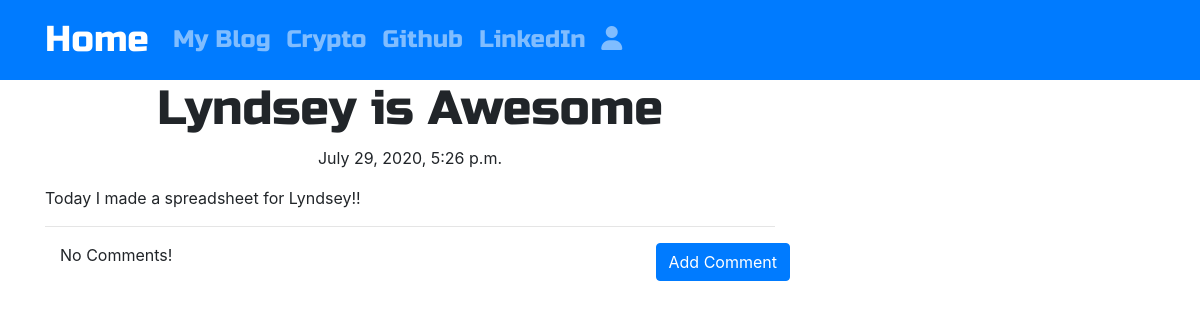
The app's page /post/4 with its own data.
### blog/models.py (models this page shows, shortened)
class Post(models.Model):
    author = models.ForeignKey('auth.User', on_delete = models.CASCADE)
    title = models.CharField(max_length = 200)
    text = models.TextField()
    created_date = models.DateTimeField(default = timezone.now)
    published_date = models.DateTimeField(blank = True, null = True)

### blog/views.py (the view)
# urls.py: re_path(r'^post/(?P<pk>\d+)$', views.PostDetailView.as_view(), name = 'post_detail'),
class PostDetailView(DetailView):
    model = Post

### blog/templates/blog/post_detail.html (shortened to what this page needs)
{% extends 'base.html' %}
{% block content %}
<h1 class="posttitle loader">{{ post.title }}</h1>
{% if post.published_date %}
    <div class="date postdate">
        {{ post.published_date}}
    </div>
{% else %}
    <a class="btn btn-default" href="{% url 'post_publish' pk=post.pk %}">Publish</a>
{% endif %}
<p class="postcontent">{{ post.text|safe|linebreaksbr }}</p>
<hr>
<a class="btn btn-primary btn-comment" href="{% url 'add_comment_to_post' pk=post.pk %}">Add Comment</a>
<div class="container">
    {% for comment in post.comments.all %}
    <br>
        {% if user.is_authenticated or comment.approved_comment %}
            {{ comment.created_date }}
            {% if not comment.approved_comment %}
                <a class="btn btn-primary" href="{% url 'comment_remove' pk=comment.pk %}">
                    <i class="fas fa-times"></i>
                </a>
                <a class="btn btn-primary" href="{% url 'comment_approve' pk=comment.pk %}">
                    <i class="fas fa-check-square"></i>
                </a>
            {% endif %}
            <p>{{comment.text|safe|linebreaks}}</p>
            <p>Posted By: {{  comment.author }}</p>
        {% endif %}
        {% empty %}
        <p>No Comments!</p>
    {% endfor %}
</div>
{% endblock content %}

### blog/static/css/blog.css (style rules this page uses)
.postdate { text-align: center; }
.posttitle { font-family: 'Russo One', sans-serif; font-size: 3em; text-align: center; }
.postcontent { font-family: 'Montserrat'; font-size: 1.5em; }
.btn-comment { position: absolute; right: 0px; }

### records on screen
Post: title "Lyndsey is Awesome", published_date "July 29, 2020, 5:26 p.m.", text "Today I made a spreadsheet for Lyndsey!!"
